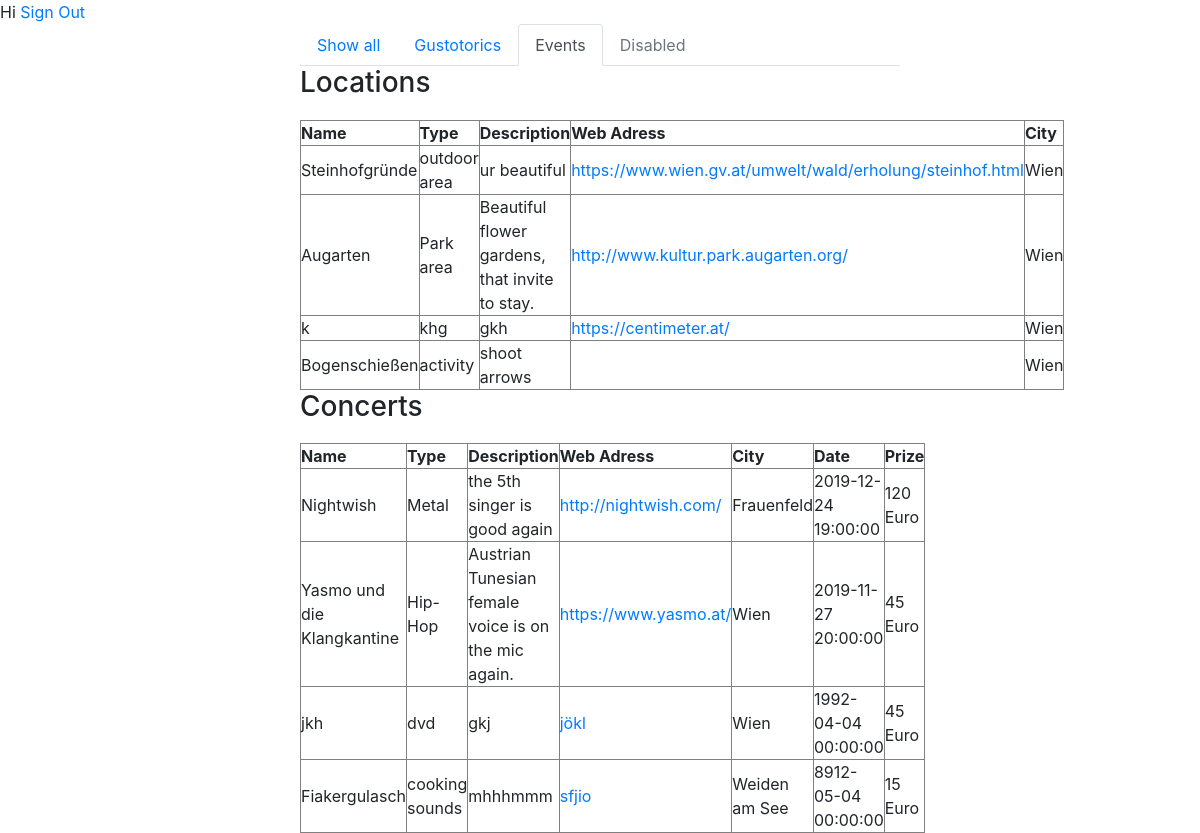
/crud/events.php (signed in), run on the app's committed database.
### tables this page shows
CREATE TABLE `todo` (
  `tod_id` int(11) NOT NULL,
  `tod_name` varchar(255) DEFAULT NULL,
  `tod_type` varchar(255) DEFAULT NULL,
  `tod_descr` varchar(255) DEFAULT NULL,
  `tod_web` varchar(255) DEFAULT NULL,
  `tod_adr` int(11) DEFAULT NULL
);

CREATE TABLE `adresses` (
  `adr_id` int(11) NOT NULL,
  `adr_zip` varchar(255) DEFAULT NULL,
  `adr_city` varchar(255) DEFAULT NULL,
  `adr_street` varchar(255) DEFAULT NULL,
  `adr_web` varchar(255) DEFAULT NULL,
  `adr_tel` varchar(30) DEFAULT NULL
);

CREATE TABLE `concerts` (
  `con_id` int(11) NOT NULL,
  `con_name` varchar(255) DEFAULT NULL,
  `con_type` varchar(255) DEFAULT NULL,
  `con_descr` varchar(255) DEFAULT NULL,
  `con_web` varchar(255) DEFAULT NULL,
  `con_adr` int(11) DEFAULT NULL,
  `con_date` datetime DEFAULT NULL,
  `con_prize` varchar(255) DEFAULT NULL,
  `con_creation_date` datetime NOT NULL DEFAULT current_timestamp()
);

### crud/events.php (the view, shortened to what this page needs)
<?php
require_once 'actions/db_connect.php';
$res=mysqli_query($conn, "SELECT * FROM users WHERE user_Id=".$_SESSION['user']);
$userRow=mysqli_fetch_array($res, MYSQLI_ASSOC);
?>
<!DOCTYPE html>
<html>
<head>
<link rel="stylesheet" href="https://stackpath.bootstrapcdn.com/bootstrap/4.3.1/css/bootstrap.min.css">
</head>
<body>
          Hi <?php echo $userRow['userEmail' ]; ?>
           <a  href="..\login\logout.php?logout">Sign Out</a>
<div class ="manageUser">
<ul class="nav nav-tabs">
  <li class="nav-item">
    <a class="nav-link" href="index.php">Show all</a>
  </li>
  <li class="nav-item">
    <a class="nav-link" href="restaurants.php">Gustotorics</a>
  </li>
  <li class="nav-item">
    <a class="nav-link active" href="events.php">Events</a>
  </li>
  <li class="nav-item">
    <a class="nav-link disabled" href="#" tabindex="-1" aria-disabled="true">Disabled</a>
  </li>
</ul>
<h3>Locations</h3>
   <table  border="1" cellspacing= "0" cellpadding="0">
       <thead>
           <tr>
               <th>Name</th>
               <th >Type</th>
               <th >Description</th>
               <th >Web Adress</th>
               <th >City</th>
           </tr>
       </thead>
       <tbody>
            <?php
           $sql = "SELECT * FROM todo Join adresses on adresses.adr_id = todo.tod_adr";
           $result = $conn->query($sql);
            if($result->num_rows > 0) {
                while($row = $result->fetch_array()) {
                   echo  "<tr>
                   <td>" .$row['tod_name']."</td>
                       <td>" .$row['tod_type']."</td>
                       <td>" .$row['tod_descr']."</td>
                        <td><a href='".$row['adr_web']."'>" .$row['adr_web']."</a></td>
                        <td>" .$row['adr_city']."</td>
                   </tr>" ;
               }
           } else  {
               echo  "<tr><td colspan='5'><center>No Data Avaliable</center></td></tr>";
           }
            ?>
       </tbody>
   </table>
<h3>Concerts</h3>
   <table  border="1" cellspacing= "0" cellpadding="0">
       <thead>
           <tr>
               <th>Name</th>
               <th >Type</th>
               <th >Description</th>
               <th >Web Adress</th>
               <th >City</th>
               <th >Date</th>
               <th >Prize</th>
           </tr>
       </thead>
       <tbody>
            <?php
           $sql = "SELECT * FROM concerts Join adresses on adresses.adr_id = concerts.con_adr";
           $result = $conn->query($sql);
            if($result->num_rows > 0) {
                while($row = $result->fetch_array()) {
                   echo  "<tr>
                   <td>" .$row['con_name']."</td>
                       <td>" .$row['con_type']."</td>
                       <td>" .$row['con_descr']."</td>
                        <td><a href='".$row['con_web']."'>" .$row['con_web']."</a></td>
                        <td>" .$row['adr_city']."</td>
                        <td>" .$row['con_date']."</td>
                        <td>" .$row['con_prize']."</td>
                   </tr>" ;
               }
           } else  {
               echo  "<tr><td colspan='5'><center>No Data Avaliable</center></td></tr>";
           }
            ?>
       </tbody>
   </table>
</div>
</body>
</html>

### crud/events.php (style rules this page uses)
.manageUser { width : 50%; margin: auto; }
table { width: 100%; margin-top: 20px; }

### data on the page
todo: tod_name "Steinhofgründe", tod_type "outdoor area", tod_descr "ur beautiful", tod_adr.adr_web "https://www.wien.gv.at/umwelt/wald/erholung/steinhof.html", tod_adr.adr_city "Wien"
todo: tod_name "Augarten", tod_type "Park area", tod_descr "Beautiful flower gardens, that invite to stay.", tod_adr.adr_web "http://www.kultur.park.augarten.org/", tod_adr.adr_city "Wien"
todo: tod_name "k", tod_type "khg", tod_descr "gkh", tod_adr.adr_web "https://centimeter.at/", tod_adr.adr_city "Wien"
todo: tod_name "Bogenschießen", tod_type "activity", tod_descr "shoot arrows", tod_adr.adr_city "Wien"
concerts: con_name "Nightwish", con_type "Metal", con_descr "the 5th singer is good again", con_web "http://nightwish.com/", con_adr.adr_city "Frauenfeld", con_date "2019-12-24 19:00:00", con_prize "120 Euro"
concerts: con_name "Yasmo und die Klangkantine", con_type "Hip-Hop", con_descr "Austrian Tunesian female voice is on the mic again.", con_web "https://www.yasmo.at/", con_adr.adr_city "Wien", con_date "2019-11-27 20:00:00", con_prize "45 Euro"
concerts: con_name "jkh", con_type "dvd", con_descr "gkj", con_web "jökl", con_adr.adr_city "Wien", con_date "1992-04-04 00:00:00", con_prize "45 Euro"
concerts: con_name "Fiakergulasch", con_type "cooking sounds", con_descr "mhhhmmm", con_web "sfjio", con_adr.adr_city "Weiden am See", con_date "8912-05-04 00:00:00", con_prize "15 Euro"
